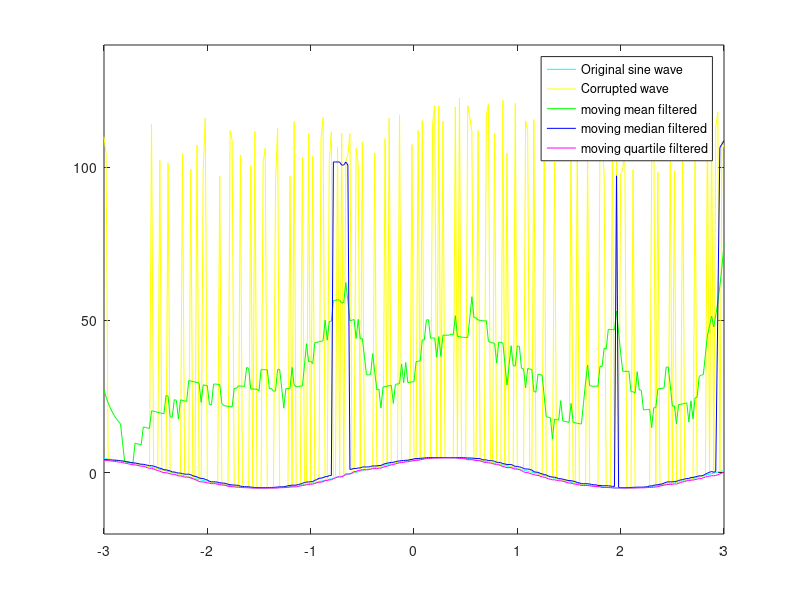

This chart was generated by the following MATLAB code: (Note: this script raises an error after producing the figure.)
clear

figure(1)
x = [-3:0.02:3];
y = 5*sin(1.8*x + pi/3);
yorig = y;
size = numel(y);
plot(x,y,'color','c')
hold on
corrupted = fix(0.3*size);
r = randperm(size,corrupted);
y(r) = y(r) + 100 + (120 - 100)*rand(1,corrupted);

yquartile = zeros(1,size);
ymedian = zeros(1,size);
ymean = zeros(1,size);

for i=1:1:size
    if i<=8
       ymean(i) = mean(y(1:i+8));
    elseif i>=size-8
        ymean(i) = mean(y(i-8:size));
    else
        ymean(i) = mean(y(i-8:i+8));
    end
end

for i=1:1:size
    if i<=8
       ymedian(i) = median(y(1:i+8));
    elseif i>=size-8
        ymedian(i) = median(y(i-8:size));
    else
        ymedian(i) = median(y(i-8:i+8));
    end
end

for i=1:1:size
    if i<=8
       yquartile(i) = prctile(y(1:i+8),25);
    elseif i>=size-8
        yquartile(i) = prctile(y(i-8:size),25);
    else
        yquartile(i) = prctile(y(i-8:i+8),25);
    end
end

plot(x,y,'color','y')
plot(x,ymean,'color','g')
plot(x,ymedian,'color','b')
plot(x,yquartile,'color','m')
ylim([-20,140]);
lgd= legend('Original sine wave','Corrupted wave','moving mean filtered','moving median filtered','moving quartile filtered');
lgd.FontSize=6;
title('For 30% corruption')
hold off
fprintf("The errors for 30 percent corruption")
fprintf('\n')
fprintf("Error from mean filtering is \n")
error1  = sum((ymean - yorig).^2)/sum(yorig.^2)
fprintf("Error from median filtering is \n")
error2  = sum((ymedian - yorig).^2)/sum(yorig.^2)
fprintf("Error from quartile filtering is \n")
error3  = sum((yquartile - yorig).^2)/sum(yorig.^2)

fprintf("--------------------------------------------------------------")

figure(2)
x = [-3:0.02:3];
y = 5*sin(1.8*x + pi/3);
yorig = y;
size = numel(y);
plot(x,y,'color','c')
hold on
corrupted = fix(0.6*size);
r = randperm(size,corrupted);
y(r) = y(r) + 100 + (120 - 100)*rand(1,corrupted);

yquartile = zeros(1,size);
ymedian = zeros(1,size);
ymean = zeros(1,size);

for i=1:1:size
    if i<=8
       ymean(i) = mean(y(1:i+8));
    elseif i>=size-8
        ymean(i) = mean(y(i-8:size));
    else
        ymean(i) = mean(y(i-8:i+8));
    end
end

for i=1:1:size
    if i<=8
       ymedian(i) = median(y(1:i+8));
    elseif i>=size-8
        ymedian(i) = median(y(i-8:size));
    else
        ymedian(i) = median(y(i-8:i+8));
    end
end

for i=1:1:size
    if i<=8
       yquartile(i) = prctile(y(1:i+8),25);
    elseif i>=size-8
        yquartile(i) = prctile(y(i-8:size),25);
    else
        yquartile(i) = prctile(y(i-8:i+8),25);
    end
end

plot(x,y,'color','y')
plot(x,ymean,'color','g')
plot(x,ymedian,'color','b')
plot(x,yquartile,'color','m')
ylim([-20,140]);
lgd= legend('Original sine wave','Corrupted wave','moving mean filtered','moving median filtered','moving quartile filtered');
lgd.FontSize=6;
title('For 60 % corruption')
hold off
fprintf("The errors for 60 percent corruption")
fprintf("Error from mean filtering is \n")
error1  = sum((ymean - yorig).^2)/sum(yorig.^2)
fprintf("Error from median filtering is \n")
error2  = sum((ymedian - yorig).^2)/sum(yorig.^2)
fprintf("Error from quartile filtering is \n")
error3  = sum((yquartile - yorig).^2)/sum(yorig.^2)



